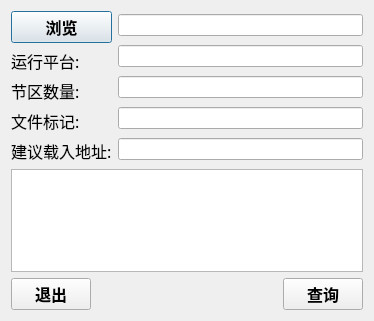
<?xml version="1.0" encoding="UTF-8"?>
<ui version="4.0">
 <class>Dialog</class>
 <widget class="QDialog" name="Dialog">
  <property name="geometry">
   <rect>
    <x>0</x>
    <y>0</y>
    <width>374</width>
    <height>321</height>
   </rect>
  </property>
  <property name="windowTitle">
   <string>PE(X86)</string>
  </property>
  <layout class="QVBoxLayout" name="verticalLayout_3">
   <item>
    <layout class="QHBoxLayout" name="horizontalLayout_2">
     <item>
      <layout class="QVBoxLayout" name="verticalLayout">
       <item>
        <widget class="QPushButton" name="btnBrowse">
         <property name="font">
          <font>
           <family>微软雅黑</family>
           <pointsize>12</pointsize>
           <weight>75</weight>
           <bold>true</bold>
          </font>
         </property>
         <property name="text">
          <string>浏览</string>
         </property>
        </widget>
       </item>
       <item>
        <widget class="QLabel" name="label">
         <property name="font">
          <font>
           <family>微软雅黑</family>
           <pointsize>12</pointsize>
           <weight>50</weight>
           <bold>false</bold>
          </font>
         </property>
         <property name="text">
          <string>运行平台:</string>
         </property>
        </widget>
       </item>
       <item>
        <widget class="QLabel" name="label_2">
         <property name="font">
          <font>
           <family>微软雅黑</family>
           <pointsize>12</pointsize>
           <weight>50</weight>
           <bold>false</bold>
          </font>
         </property>
         <property name="text">
          <string>节区数量:</string>
         </property>
        </widget>
       </item>
       <item>
        <widget class="QLabel" name="label_3">
         <property name="font">
          <font>
           <family>微软雅黑</family>
           <pointsize>12</pointsize>
           <weight>50</weight>
           <bold>false</bold>
          </font>
         </property>
         <property name="text">
          <string>文件标记:</string>
         </property>
        </widget>
       </item>
       <item>
        <widget class="QLabel" name="label_4">
         <property name="font">
          <font>
           <family>微软雅黑</family>
           <pointsize>12</pointsize>
           <weight>50</weight>
           <bold>false</bold>
          </font>
         </property>
         <property name="text">
          <string>建议载入地址:</string>
         </property>
        </widget>
       </item>
      </layout>
     </item>
     <item>
      <layout class="QVBoxLayout" name="verticalLayout_2">
       <item>
        <widget class="QLineEdit" name="editFileNames"/>
       </item>
       <item>
        <widget class="QLineEdit" name="editPlatform">
         <property name="readOnly">
          <bool>true</bool>
         </property>
        </widget>
       </item>
       <item>
        <widget class="QLineEdit" name="editSectionNum">
         <property name="readOnly">
          <bool>true</bool>
         </property>
        </widget>
       </item>
       <item>
        <widget class="QLineEdit" name="editFileMark">
         <property name="readOnly">
          <bool>true</bool>
         </property>
        </widget>
       </item>
       <item>
        <widget class="QLineEdit" name="editAdvLoadAddr">
         <property name="readOnly">
          <bool>true</bool>
         </property>
        </widget>
       </item>
      </layout>
     </item>
    </layout>
   </item>
   <item>
    <widget class="QTableWidget" name="tblWidget"/>
   </item>
   <item>
    <layout class="QHBoxLayout" name="horizontalLayout_3">
     <item>
      <widget class="QPushButton" name="btnExit">
       <property name="font">
        <font>
         <family>微软雅黑</family>
         <pointsize>12</pointsize>
         <weight>75</weight>
         <bold>true</bold>
        </font>
       </property>
       <property name="text">
        <string>退出</string>
       </property>
      </widget>
     </item>
     <item>
      <spacer name="horizontalSpacer">
       <property name="orientation">
        <enum>Qt::Horizontal</enum>
       </property>
       <property name="sizeHint" stdset="0">
        <size>
         <width>40</width>
         <height>20</height>
        </size>
       </property>
      </spacer>
     </item>
     <item>
      <widget class="QPushButton" name="btnQuery">
       <property name="font">
        <font>
         <family>微软雅黑</family>
         <pointsize>12</pointsize>
         <weight>75</weight>
         <bold>true</bold>
        </font>
       </property>
       <property name="text">
        <string>查询</string>
       </property>
      </widget>
     </item>
    </layout>
   </item>
  </layout>
 </widget>
 <layoutdefault spacing="6" margin="11"/>
 <resources/>
 <connections/>
</ui>
